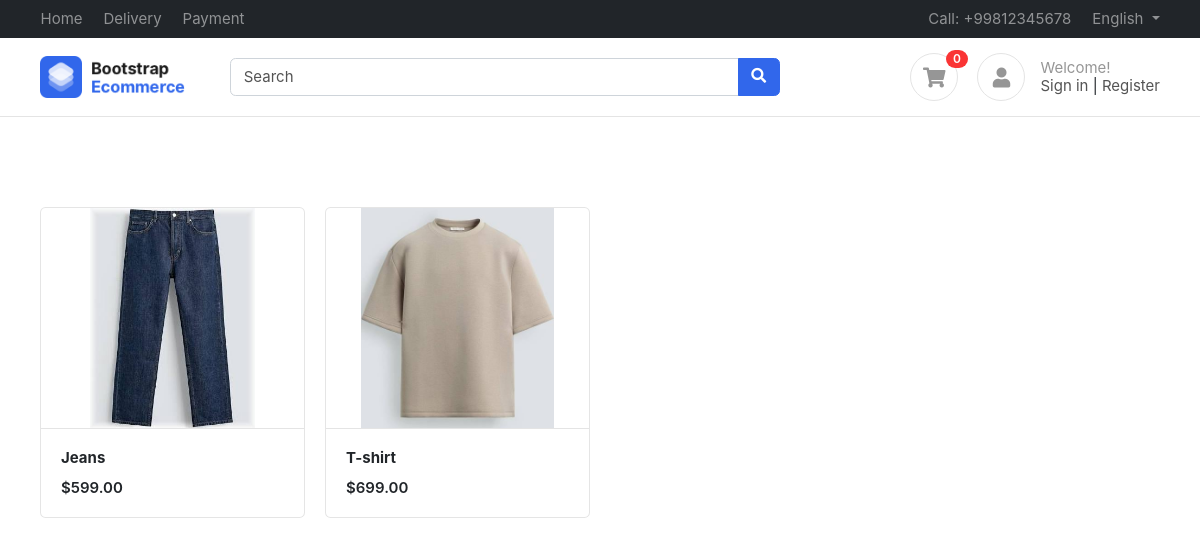
The page / on the database its author committed.
### products/models.py (models this page shows, shortened)
class Product(BaseModel):
    product_name = models.CharField(max_length=100)
    slug = models.SlugField(unique=True, null=True, blank=True)
    category = models.ForeignKey(Category, on_delete=models.CASCADE, related_name="products")
    price = models.IntegerField()
    product_description = models.TextField()
    color_variant = models.ManyToManyField(ColorVariant, blank=True)
    size_variant = models.ManyToManyField(SizeVariant, blank=True)

class ProductImage(BaseModel):
    product = models.ForeignKey(Product, on_delete=models.CASCADE, related_name="product_images")
    image = models.ImageField(upload_to="product")

### home/views.py (the view)
# urls.py: path('' ,  index, name="index"),
def index(request):
    context = {'products': Product.objects.all()}
    return render(request, 'home/index.html', context)

### products/context_processors.py (called while the page is built)
def cart_context(request):
    cart = request.session.get('cart', {})
    cart_count = sum(item.get('quantity', 0) for item in cart.values())
    return {
        'cart_count': cart_count,
    }

### templates/home/index.html
{% extends "base/base.html" %}
{% block start %}
<div class="container mt-5 pt-5">
    <div class="row">
        {% for product in products %}
        <div class="col-md-3">
            <figure class="card card-product-grid">
                <div class="img-wrap">
                    {% if product.product_images.first %}
                        <img src="{{ product.product_images.first.image.url }}" alt="{{ product.product_name }}">
                    {% elif product.category.category_image %}
                        <img src="{{ product.category.category_image.url }}" alt="{{ product.product_name }}">
                    {% endif %}
                </div>
                <figcaption class="info-wrap border-top">
                    <a href="{% url 'get_product' product.slug %}" class="title">
                        <b>{{ product.product_name }}</b></a>
                    <div class="price mt-2">${{ product.price }}.00</div>
                </figcaption>
            </figure>
        </div>
        {% endfor %}
    </div>
    </div>
{% endblock %}

### public/static/css/ui.css (style rules this page uses)
html { font-family: 'Inter', sans-serif; font-size: 15px; }
.img-wrap { text-align: center; display: block; }
.img-wrap img { max-width: 100%; }
figure { margin-bottom: 0; }
.card .title { color: #212529; }
[class*='card-product'] a.title { color: #212529; display: block; }
[class*='card-product'] .img-wrap { overflow: hidden; position: relative; }
[class*='card-product'] .img-wrap img { height: 100%; max-width: 100%; width: auto; display: inline-block; object-fit: cover; }
.card-product-grid { margin-bottom: 20px; }
.card-product-grid .img-wrap { border-radius: 0.2rem 0.2rem 0 0; height: 220px; }
.card-product-grid .info-wrap { overflow: hidden; padding: 18px 20px; }
.card .img-wrap { overflow: hidden; }
.price { font-weight: 600; color: #212529; }

### rows shown on the page
Product: product_images.first.image (picture), product_name "Jeans", price "599"
Product: product_images.first.image (picture), product_name "T-shirt", price "699"

### other values the page prints
{{ cart_count }} "0"
